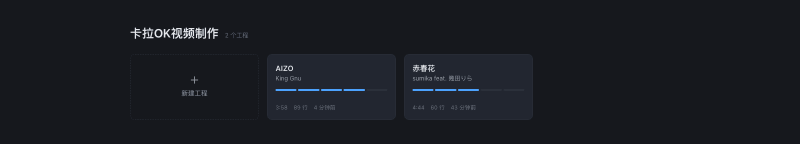
#> input picture docs/images/editor-home.png, 1600 x 288 px (shown at 1/2 size)
$ python -i make_icons.py   (imports and definitions only)
#> lines starting #> are read from the running program, lines starting #| are printed output that depends on the picture; after the words box and inside, x2 and y2 are one past the last pixel; in counts of white or black regions, pixels touching at a corner belong together
#!/usr/bin/env python3
"""从 `src-tauri/icons/source.png` 生成整套应用图标。

    python3 scripts/make_icons.py            # 清洗 + 派生副本 + 调 `npx tauri icon` 生成全套
    python3 scripts/make_icons.py --clean-only   # 只做清洗与派生副本，不调 node 工具链

## 为什么需要这一步，而不是直接把原图喂给 `tauri icon`

原图是设计稿，有两处**必须在打包前处理掉**的问题：

1. **右下角带「豆包AI生成」水印**。不去掉，它会出现在 Dock、任务栏、安装包
   和关于窗口里。
2. **原图没有 alpha 通道**（`8-bit/color RGB`）。图里那圈灰白格子是被压平的
   *假*透明背景，不是真透明。直接生成图标的话，圆角之外会露出一圈格子。

所以流程是：量出图标本体 → 裁掉本体之外的一切（水印随之消失）→ 按本体形状
生成真 alpha → 补边缘颜色 → 居中放进方形画布 → 交给 `tauri icon`。

## 蒙版为什么用"填洞"而不是画个圆角矩形

图标本体是**超椭圆（squircle）**而不是标准圆角矩形：实测顶端内缩 313px，
而按圆角半径反推应为 340px。拿 `ImageDraw.rounded_rectangle` 去套，半径取大了
会啃掉四角、取小了会在腰部留下一圈背景残渣——两头都不讨好。

改为：把"近黑外框"这一圈闭合环取出来，用 `binary_fill_holes` 填满内部，
得到的就是**本体的精确轮廓**，与设计稿的曲线一致，不需要猜任何参数。

## 边缘颜色外扩（不做会有白边）

alpha=0 的像素在缩放时仍会参与加权平均。原图本体之外是白色背景，
不处理的话缩到 128px 时四周会渗出一圈白色镶边。所以在设 alpha 之前，
先用最近邻把本体的颜色向外扩几十像素，让透明区域的 RGB 与边缘同色。
"""

from __future__ import annotations

import argparse
import subprocess
import sys
from pathlib import Path

import numpy as np
from PIL import Image
from scipy import ndimage

REPO_ROOT = Path(__file__).resolve().parent.parent
ICONS_DIR = REPO_ROOT / "src-tauri" / "icons"
SOURCE = ICONS_DIR / "source.png"
CLEANED = ICONS_DIR / "source-cleaned.png"

# 本体在方形画布里占的比例。macOS 的图标模板本身留白约 10%，
# Windows 则习惯满幅；取 0.86 是两边都不难看的折中。
BODY_RATIO = 0.86
CANVAS = 1024

# 同一张图标要出现在应用图标集之外的三个地方，而它们的**交付机制互不相同**，
# 没法共用一份文件：README 走仓库相对路径（GitHub 上按路径取图）、前端走 Vite 的
# `public/`（构建时原样拷进 dist）、启动页走 Tauri 的 app 协议（`frontendDist` 指向
# `src-tauri/boot/`）。所以只能各放一份，但**生成器只有一个**——换图标时重跑本脚本
# 即可，不必记得手工同步三处。
#
# 尺寸按各自的显示尺寸给两倍余量即可，不必都用 1024：这几份是要进仓库和安装包的。
DERIVED = (
    (REPO_ROOT / "docs" / "images" / "logo.png", 256),
    (REPO_ROOT / "frontend" / "public" / "icon.png", 256),
    (REPO_ROOT / "src-tauri" / "boot" / "icon.png", 128),
)


def build_silhouette(rgb: np.ndarray) -> np.ndarray:
    """返回图标本体的布尔轮廓。"""
    lum = rgb.mean(axis=2)
    # 只认"实心近黑"的外框：阈值放宽会把浅色投影一起圈进来，
    # 填洞之后轮廓就会比本体胖一圈，缩放后边缘发灰。
    ring = lum < 120
    filled = ndimage.binary_fill_holes(ring)
    assert filled is not None
    # 只保留最大连通块：设计稿上可能有孤立的深色噪点（以及将来换图时的水印）
    labels, count = ndimage.label(filled)
    if count > 1:
        sizes = ndimage.sum(filled, labels, range(1, count + 1))
        filled = labels == (int(np.argmax(sizes)) + 1)
    return np.asarray(filled, dtype=bool)


def bleed_edges(rgb: np.ndarray, mask: np.ndarray) -> np.ndarray:
    """把本体边缘的颜色向透明区域外扩，避免缩放时渗出白边。"""
    # distance_transform_edt 对"背景=0"的点给出最近的前景点索引，
    # 正好可以拿来做最近邻填充。
    _, (iy, ix) = ndimage.distance_transform_edt(~mask, return_indices=True)
    return rgb[iy, ix]


def clean(source: Path, out: Path) -> tuple[int, int, int]:
#> called with source = '../docs/images/editor-home.png', out = 'out.png'
    img = Image.open(source).convert("RGB")
#> img is the input picture: PIL image 1600x288 RGB; mean R, G, B 25.1, 27.6, 33.6
    rgb = np.asarray(img)

    mask = build_silhouette(rgb)
#> in build_silhouette, `ring = lum < 120`:
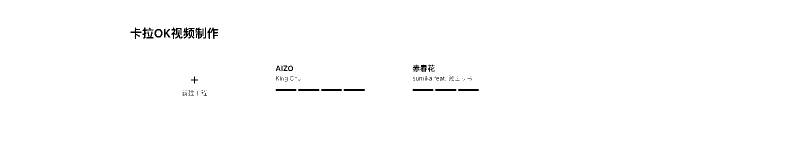
#> ring: shape (288, 1600) bool (shown at 1/2 size); 99.2% white; 99 black regions (71 under 20 px), largest, box (x1, y1, x2, y2) and area: (367, 55, 389, 77) 269, (343, 55, 365, 78) 251, (415, 55, 437, 78) 220
#> in build_silhouette, `filled = ndimage.binary_fill_holes(ring)`: filled: shape (288, 1600) bool; every value is 1
#> in build_silhouette, `labels, count = ndimage.label(filled)`: labels: shape (288, 1600) int32; every value is 1
#> in build_silhouette, `labels, count = ndimage.label(filled)`: count = 1
    ys, xs = np.nonzero(mask)
    left, right, top, bottom = int(xs.min()), int(xs.max()), int(ys.min()), int(ys.max())
#> left = 0; right = 1599; top = 0; bottom = 287
    body_w, body_h = right - left + 1, bottom - top + 1
#> body_w = 1600; body_h = 288

    filled_rgb = bleed_edges(rgb, mask)
#> in bleed_edges, `_, (iy, ix) = ndimage.distance_transform_edt(~mask, return_indices=True)`:
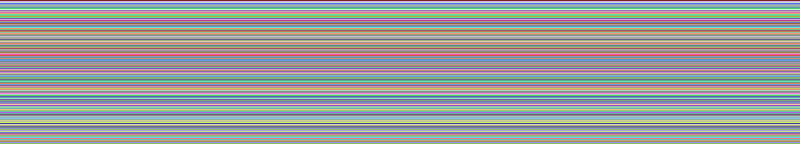
#> iy: shape (288, 1600) int32 (shown at 1/2 size); 288 distinct labels, from 0 to 287; one colour per label, 0 black
#> in bleed_edges, `_, (iy, ix) = ndimage.distance_transform_edt(~mask, return_indices=True)`:
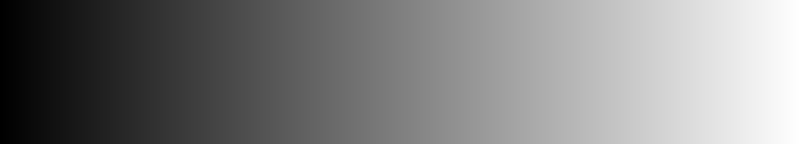
#> ix: shape (288, 1600) int32 (shown at 1/2 size); min 0, max 1599, mean 799.5; drawn with min black and max white
    rgba = np.dstack([filled_rgb, (mask * 255).astype(np.uint8)])
    body = Image.fromarray(rgba, "RGBA").crop((left, top, right + 1, bottom + 1))

    # 先按本体长边定画布，再等比缩到 CANVAS——一步到位缩放比"先缩再拼"少一次重采样
    side = round(max(body_w, body_h) / BODY_RATIO)
#> side = 1860
    canvas = Image.new("RGBA", (side, side), (0, 0, 0, 0))
#> canvas: PIL image 1860x1860 RGBA; every value is 0
    canvas.paste(body, ((side - body_w) // 2, (side - body_h) // 2))
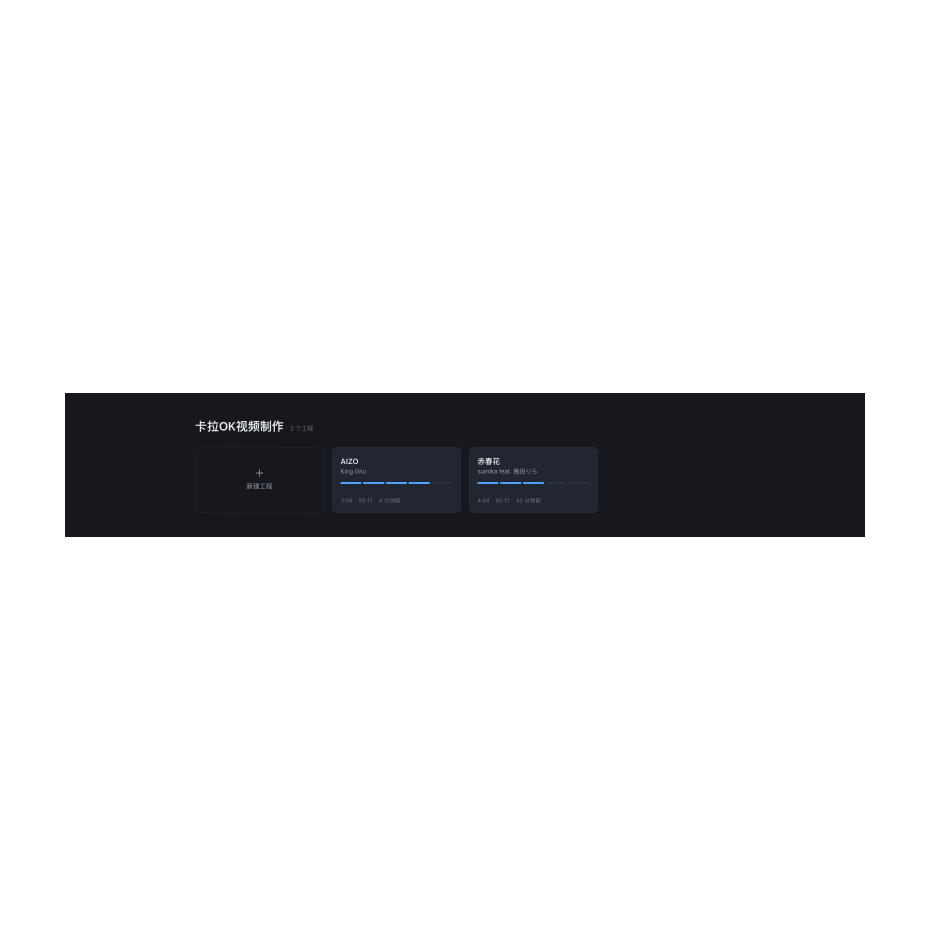
#> canvas: PIL image 1860x1860 RGBA (shown at 1/2 size); mean R, G, B, A 3.3, 3.7, 4.5, 34; transparent parts drawn white
    canvas.resize((CANVAS, CANVAS), Image.LANCZOS).save(out)
    return body_w, body_h, side


# [45 lines left out: functions write_derived, main, not called in this run]


# [2 lines not run here, left out]

>>> result = clean('../docs/images/editor-home.png', 'out.png')
#> result = (1600, 288, 1860)
